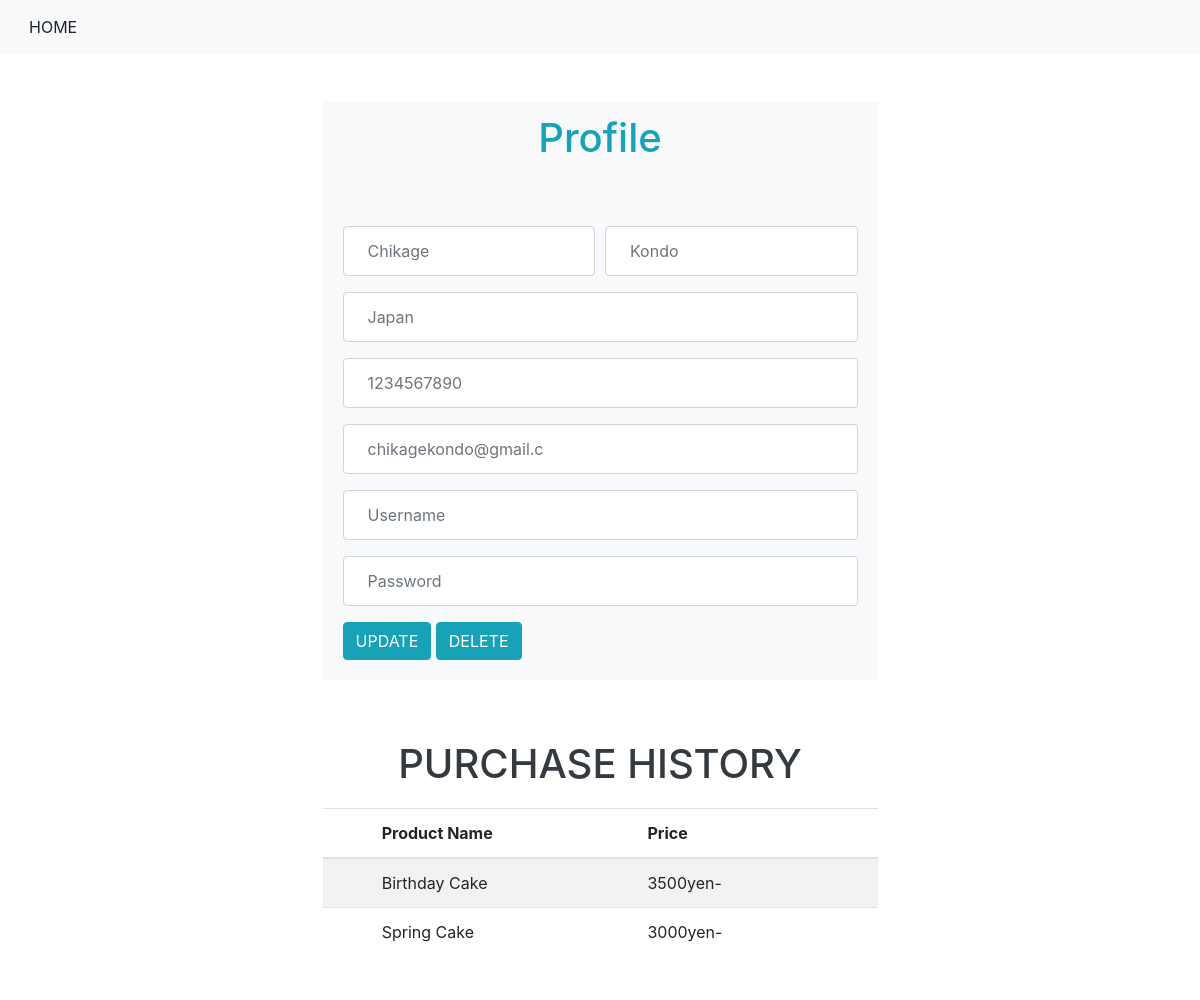
Page /profile.php (signed in) on the committed database.
### tables this page shows
CREATE TABLE `users` (
  `user_id` int(11) NOT NULL,
  `first_name` varchar(20) NOT NULL,
  `last_name` varchar(20) NOT NULL,
  `address` varchar(20) NOT NULL,
  `email` varchar(20) NOT NULL,
  `contact_number` varchar(20) NOT NULL,
  `account_id` int(11) NOT NULL
);

CREATE TABLE `cart` (
  `item_id` int(11) NOT NULL,
  `product_name` varchar(255) NOT NULL,
  `product_price` varchar(100) NOT NULL,
  `user_id` varchar(50) NOT NULL,
  `status` varchar(255) NOT NULL DEFAULT 'cart'
);

### classes/Database.php (called while the page is built, shortened)
<?php
  class Database{
    private $server_name = "localhost";
    private $db_username = "root";
    private $db_password = '';
    private $database = "e-commerce";
    public function __construct()
    {
        $this->conn = new mysqli($this->server_name,$this->db_username,$this->db_password, $this->database);
        if($this->conn->connect_error){
            die("Connection Failed: ".$this->conn->connect_error);
        }else{
           return $this->conn;
        }
    }
  }
?>

### classes/Store.php (called while the page is built, shortened)
<?php
require_once "Database.php";
class Store extends Database
{
public function get_user_data($id){
   $sql = "SELECT * FROM users INNER JOIN accounts ON users.account_id = accounts.account_id WHERE users.account_id = '$id'";
   $result = $this->conn->query($sql);
   if($result == TRUE){
     return $result->fetch_assoc();
   }else{
     die('ERROR: '.$this->conn->error);
   }
}
   public function see_paid($user_id){
    $sql = "SELECT * FROM cart WHERE user_id ='$user_id' AND status = 'paid'";
    $result = $this->conn->query($sql);
    if($result->num_rows>0){
      $container = array();
      while($row = $result->fetch_assoc()){
        $container[] = $row;
      }
      return $container;
    }else{
      die('ERROR '.$this->conn->error);
    }
   }
  }

### profile.php (the view, shortened to what this page needs)
<?php
require_once 'classes/Store.php';
   $users = new Store();
    $userlist = $users->get_user_data($_SESSION['user_id']);
?>
<!doctype html>
<html lang="en">
  <head>
    <link rel="stylesheet" href="https://stackpath.bootstrapcdn.com/bootstrap/4.3.1/css/bootstrap.min.css">
  </head>
  <body>
  <nav class="navbar navbar-expand-lg navbar-light bg-light">
  <a class="btn" href="http://localhost/e-commerce/storeUI.php" role="button">HOME</a>
  </nav>
  <div class="container">
        <div class="card mx-auto w-50 my-5 border-0">
            <div class="card-header bg-light border-0 text-info">
                <h1 class="text-center">Profile</h1>
            </div>
            <div class="card-body bg-light">
                <form action="storeAction.php" method="post">
                    <div class="form-row mt-4">
                    <?php
                      $id = $userlist['user_id'];
                     ?>
                        <div class="form-group col-md-6">
                            <input type="text" name="first_name" placeholder="<?php echo $userlist['first_name']?>" class="form-control p-4" >
                        </div>
                        <div class="form-group col-md-6">
                            <input type="text" name="last_name" placeholder="<?php echo $userlist['last_name']?>" class="form-control p-4" >
                        </div>
                    </div>
                    <div class="form-row">
                        <div class="form-group col-md-12">
                            <input type="text" name="address" placeholder="<?php echo $userlist['address']?>" class="form-control p-4">
                        </div>
                    </div>
                    <div class="form-row">
                        <div class="form-group col-md-12">
                            <input type="text" name="contact_number" placeholder="<?php echo $userlist['contact_number']?>" class="form-control p-4" >
                        </div>
                    </div>
                    <div class="form-row">
                        <div class="form-group col-md-12">
                            <input type="email" name="email" placeholder="<?php echo $userlist['email']?>" class="form-control p-4" >
                        </div>
                    </div>
                    <div class="form-row">
                        <div class="form-group col-md-12">
                            <input type="text" name="username" placeholder="Username" class="form-control p-4" required>
                        </div>
                    </div>
                    <div class="form-row">
                        <div class="form-group col-md-12">
                            <input type="password" name="password" placeholder="Password" class="form-control p-4" required>
                        </div>
                    </div>
                  <?php
                  if($userlist['status']){ ?>
                    <a href="update.php?product_id=<?php echo $id ?>" class="btn btn-info">UPDATE</a>
                    <a href="delete.php?product_id=<?php echo $id ?>"  class="btn btn-info">DELETE</a>
                 <?php } ?>
               </div>
            </div>
        </div>
    <?php
      $cart = new Store();
      $see_paid = $cart->see_paid($_SESSION['user_id']);
      ?>
    <div class="container">
    <div class="card mx-auto w-50 my-5 border-0">
      <div class="card-header bg-white text-dark border-0">
      <h1 class="text-center">PURCHASE HISTORY</h1>
      </div>
      <table class="table table-striped">
  <thead>
    <tr>
      <th scope="col"></th>
      <th scope="col">Product Name</th>
      <th scope="col">Price</th>
      <th scope="col"></th>
    </tr>
  </thead>
  <tbody>
            <?php
                foreach($see_paid as $row):
               ?>
    <tr>
      <th scope="row"></th>
      <td><?php echo $row['product_name']?></td>
      <td><?php echo $row['product_price'] .'yen-'?></td>
      <td></td>
    </tr>
    <?php endforeach ?>
  </tbody>
  </table>
    </div>
  </body>
</html>

### rows in the picture
users: first_name "Chikage", last_name "Kondo", address "Japan", contact_number "1234567890", email "chikagekondo@gmail.c"
cart: product_name "Birthday Cake", product_price "3500"
cart: product_name "Spring Cake", product_price "3000"
